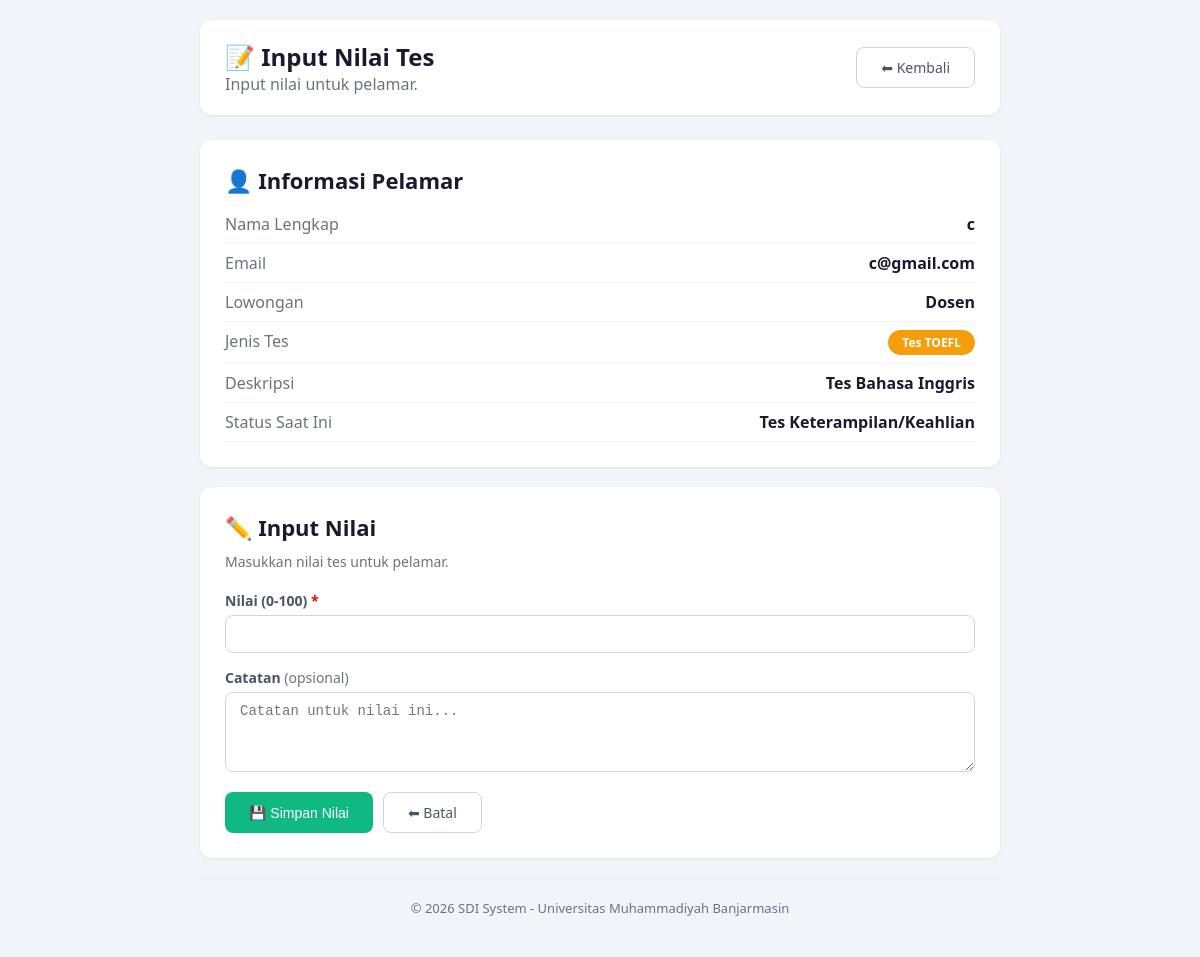
/penilai_input_nilai.php?id=1405&tes=4 (signed in), run on the app's committed database.
### tables this page shows
CREATE TABLE `lamaran` (
  `id_lamaran` int NOT NULL,
  `id_pelamar` int NOT NULL,
  `id_lowongan` int NOT NULL,
  `tanggal_lamaran` date NOT NULL,
  `id_status_lamaran` int NOT NULL,
  `catatan` text
);

CREATE TABLE `users` (
  `id_user` int NOT NULL,
  `id_role` int NOT NULL,
  `nik` varchar(20) NOT NULL,
  `nama_lengkap` varchar(100) NOT NULL,
  `email` varchar(100) NOT NULL,
  `password` varchar(255) NOT NULL,
  `no_hp` varchar(100) NOT NULL,
  `alamat` text NOT NULL,
  `status_aktif` tinyint(1) NOT NULL DEFAULT '1'
);

CREATE TABLE `lowongan` (
  `id_lowongan` int NOT NULL,
  `nama_lowongan` varchar(50) NOT NULL,
  `minimal_pendidikan` int NOT NULL,
  `deskripsi` text NOT NULL,
  `status` enum('Aktif','Tidak Aktif') NOT NULL DEFAULT 'Aktif'
);

CREATE TABLE `jenis_tes` (
  `id_tes` int NOT NULL,
  `nama_tes` varchar(150) NOT NULL,
  `deskripsi` text,
  `urutan` int NOT NULL
);

CREATE TABLE `master_status_lamaran` (
  `id_master_status_lamaran` int NOT NULL,
  `nama_status` varchar(100) NOT NULL,
  `urutan` int NOT NULL,
  `keterangan` text
);

### penilai_input_nilai.php (the view, shortened to what this page needs)
<?php
require_once __DIR__ . '/../includes/config.php';
$lamaran_id = $_GET['id'] ?? 0;
$tes_id = $_GET['tes'] ?? 0;
$stmt = $pdo->prepare("
    SELECT
        lm.*,
        p.id_pelamar,
        u.nama_lengkap,
        u.email,
        l.nama_lowongan,
        ms.nama_status
    FROM lamaran lm
    JOIN pelamar p ON lm.id_pelamar = p.id_pelamar
    JOIN users u ON p.id_user = u.id_user
    LEFT JOIN lowongan l ON lm.id_lowongan = l.id_lowongan
    LEFT JOIN master_status_lamaran ms ON lm.id_status_lamaran = ms.id_master_status_lamaran
    WHERE lm.id_lamaran = ?
");
$stmt->execute([$lamaran_id]);
$lamaran = $stmt->fetch();
$stmt = $pdo->prepare("SELECT * FROM jenis_tes WHERE id_tes = ?");
$stmt->execute([$tes_id]);
$jenis_tes = $stmt->fetch();
$stmt = $pdo->prepare("
    SELECT * FROM nilai_tes
    WHERE id_lamaran = ? AND id_tes = ?
");
$stmt->execute([$lamaran_id, $tes_id]);
$nilai_existing = $stmt->fetch();
?>
<!DOCTYPE html>
<html lang="id">
<head>
</head>
<body>
<div class="container">
    <div class="topline">
        <div>
            <h1>📝 Input Nilai Tes</h1>
            <p class="hint" style="margin:0;color:#6b7280;">Input nilai untuk pelamar.</p>
        </div>
        <div>
            <a href="penilai_dashboard.php" class="btn btn-outline">⬅ Kembali</a>
        </div>
    </div>
    <div class="card">
        <h2>👤 Informasi Pelamar</h2>
        <div class="info-row">
            <span class="label">Nama Lengkap</span>
            <span class="value"><?= htmlspecialchars($lamaran['nama_lengkap']) ?></span>
        </div>
        <div class="info-row">
            <span class="label">Email</span>
            <span class="value"><?= htmlspecialchars($lamaran['email']) ?></span>
        </div>
        <div class="info-row">
            <span class="label">Lowongan</span>
            <span class="value"><?= htmlspecialchars($lamaran['nama_lowongan'] ?? '-') ?></span>
        </div>
        <div class="info-row">
            <span class="label">Jenis Tes</span>
            <span class="value">
                <span class="badge badge-warning"><?= htmlspecialchars($jenis_tes['nama_tes']) ?></span>
            </span>
        </div>
        <div class="info-row">
            <span class="label">Deskripsi</span>
            <span class="value"><?= htmlspecialchars($jenis_tes['deskripsi'] ?? '-') ?></span>
        </div>
        <div class="info-row">
            <span class="label">Status Saat Ini</span>
            <span class="value"><?= htmlspecialchars($lamaran['nama_status']) ?></span>
        </div>
    </div>
    <div class="card">
        <h2>✏️ Input Nilai</h2>
        <p class="hint">Masukkan nilai tes untuk pelamar.</p>
        <form method="POST">
            <div class="form-group">
                <label>Nilai (0-100) <span style="color:red;">*</span></label>
                <input type="number" name="nilai" min="0" max="100" step="0.01"
                       value="<?= htmlspecialchars($nilai_existing['nilai'] ?? '') ?>" required>
            </div>
            <div class="form-group">
                <label>Catatan <span style="color:#6b7280;font-weight:400;">(opsional)</span></label>
                <textarea name="catatan" placeholder="Catatan untuk nilai ini..."><?= htmlspecialchars($nilai_existing['catatan'] ?? '') ?></textarea>
            </div>
            <div style="display:flex;gap:10px;margin-top:10px;">
                <button type="submit" name="simpan_nilai" class="btn btn-success">💾 Simpan Nilai</button>
                <a href="penilai_dashboard.php" class="btn btn-outline">⬅ Batal</a>
            </div>
        </form>
    </div>
    <div style="text-align:center;padding:20px 0;color:#6b7280;font-size:13px;border-top:1px solid #e2e8f0;margin-top:20px;">
        &copy; <?= date('Y') ?> SDI System - Universitas Muhammadiyah Banjarmasin
    </div>
</div>
</body>
</html>

### penilai_input_nilai.php (style rules this page uses)
* { margin: 0; padding: 0; box-sizing: border-box; }
body { font-family: 'Segoe UI', Tahoma, Geneva, Verdana, sans-serif; background: #f1f5f9; color: #1a1a2e; padding: 20px; }
.container { max-width: 800px; margin: 0 auto; }
.card { background: white; border-radius: 12px; padding: 25px; box-shadow: 0 1px 3px rgba(0,0,0,0.08); margin-bottom: 20px; }
.card h2 { font-size: 22px; margin-bottom: 10px; }
.card .hint { font-size: 14px; color: #6b7280; margin-bottom: 20px; }
.topline { display: flex; justify-content: space-between; align-items: center; flex-wrap: wrap; gap: 15px; margin-bottom: 25px; background: white; padding: 20px 25px; border-radius: 12px; box-shadow: 0 1px 3px rgba(0,0,0,0.08); }
.topline h1 { font-size: 24px; color: #1a1a2e; }
.btn { display: inline-block; padding: 10px 24px; border-radius: 8px; text-decoration: none; font-size: 14px; font-weight: 500; border: none; cursor: pointer; transition: all 0.2s; }
.btn-success { background: #10b981; color: white; }
.btn-outline { background: transparent; color: #475569; border: 1px solid #d1d5db; }
.form-group { margin-bottom: 15px; }
.form-group label { display: block; font-weight: 600; font-size: 14px; margin-bottom: 5px; color: #475569; }
.form-group input, .form-group textarea { width: 100%; padding: 10px 14px; border: 1px solid #d1d5db; border-radius: 8px; font-size: 14px; }
.form-group textarea { min-height: 80px; }
.info-row { display: flex; justify-content: space-between; padding: 8px 0; border-bottom: 1px solid #f1f3f5; }
.info-row .label { color: #6b7280; font-weight: 500; }
.info-row .value { font-weight: 600; }
.badge { display: inline-block; padding: 4px 14px; border-radius: 20px; font-size: 12px; font-weight: 600; }
.badge-warning { background: #f59e0b; color: white; }

### data on the page
lamaran: users.nama_lengkap "c", users.email "c@gmail.com", id_lowongan.nama_lowongan "Dosen", id_status_lamaran.nama_status "Tes Keterampilan/Keahlian"
jenis_tes: nama_tes "Tes TOEFL", deskripsi "Tes Bahasa Inggris"
